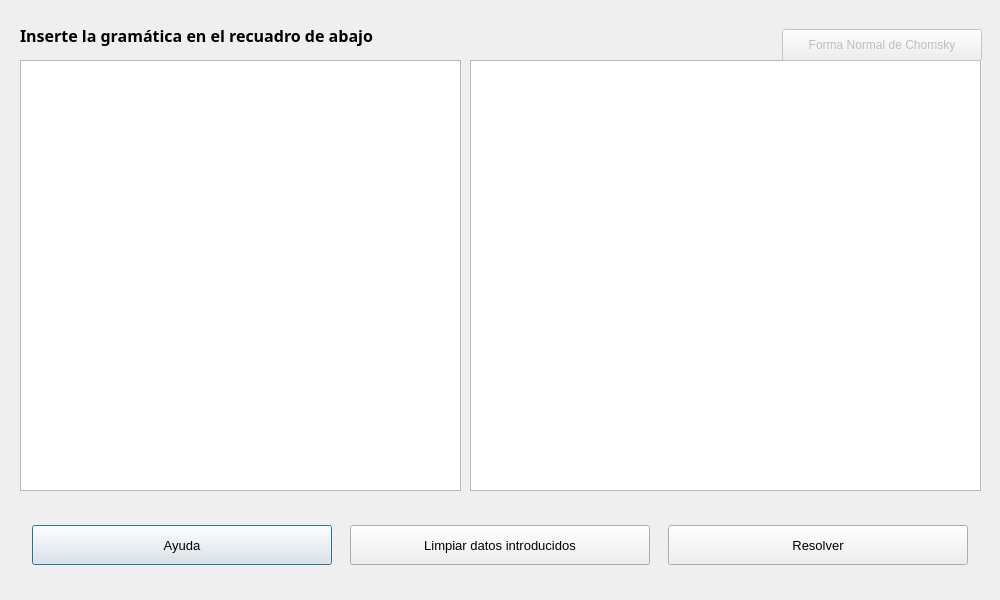
<?xml version="1.0" encoding="UTF-8"?>
<ui version="4.0">
 <class>Root</class>
 <widget class="QDialog" name="Root">
  <property name="geometry">
   <rect>
    <x>0</x>
    <y>0</y>
    <width>1000</width>
    <height>600</height>
   </rect>
  </property>
  <property name="windowTitle">
   <string>Generar gramática en FNC a partir de una GIC G - Por Joe &amp; Kliver</string>
  </property>
  <widget class="QWidget" name="horizontalLayoutWidget">
   <property name="geometry">
    <rect>
     <x>20</x>
     <y>510</y>
     <width>961</width>
     <height>71</height>
    </rect>
   </property>
   <layout class="QHBoxLayout" name="horizontalLayout">
    <item>
     <widget class="QPushButton" name="btnAyuda">
      <property name="minimumSize">
       <size>
        <width>0</width>
        <height>40</height>
       </size>
      </property>
      <property name="maximumSize">
       <size>
        <width>300</width>
        <height>16777215</height>
       </size>
      </property>
      <property name="font">
       <font>
        <pointsize>10</pointsize>
       </font>
      </property>
      <property name="text">
       <string>Ayuda</string>
      </property>
     </widget>
    </item>
    <item>
     <widget class="QPushButton" name="btnLimpiar">
      <property name="minimumSize">
       <size>
        <width>0</width>
        <height>40</height>
       </size>
      </property>
      <property name="maximumSize">
       <size>
        <width>300</width>
        <height>16777215</height>
       </size>
      </property>
      <property name="font">
       <font>
        <pointsize>10</pointsize>
       </font>
      </property>
      <property name="text">
       <string>Limpiar datos introducidos</string>
      </property>
     </widget>
    </item>
    <item>
     <widget class="QPushButton" name="btnResolver">
      <property name="minimumSize">
       <size>
        <width>0</width>
        <height>40</height>
       </size>
      </property>
      <property name="maximumSize">
       <size>
        <width>300</width>
        <height>16777215</height>
       </size>
      </property>
      <property name="font">
       <font>
        <pointsize>10</pointsize>
       </font>
      </property>
      <property name="text">
       <string>Resolver</string>
      </property>
     </widget>
    </item>
   </layout>
  </widget>
  <widget class="QTextEdit" name="tfGramatica">
   <property name="geometry">
    <rect>
     <x>20</x>
     <y>60</y>
     <width>441</width>
     <height>431</height>
    </rect>
   </property>
  </widget>
  <widget class="QLabel" name="label">
   <property name="geometry">
    <rect>
     <x>20</x>
     <y>20</y>
     <width>431</width>
     <height>31</height>
    </rect>
   </property>
   <property name="font">
    <font>
     <family>Franklin Gothic Book</family>
     <pointsize>12</pointsize>
     <weight>75</weight>
     <bold>true</bold>
     <underline>false</underline>
     <strikeout>false</strikeout>
     <kerning>true</kerning>
    </font>
   </property>
   <property name="text">
    <string>Inserte la gramática en el recuadro de abajo</string>
   </property>
  </widget>
  <widget class="QTextEdit" name="tfFNC">
   <property name="enabled">
    <bool>true</bool>
   </property>
   <property name="geometry">
    <rect>
     <x>470</x>
     <y>60</y>
     <width>511</width>
     <height>431</height>
    </rect>
   </property>
   <property name="cursor" stdset="0">
    <cursorShape>PointingHandCursor</cursorShape>
   </property>
   <property name="readOnly">
    <bool>true</bool>
   </property>
   <property name="html">
    <string>&lt;!DOCTYPE HTML PUBLIC &quot;-//W3C//DTD HTML 4.0//EN&quot; &quot;http://www.w3.org/TR/REC-html40/strict.dtd&quot;&gt;
&lt;html&gt;&lt;head&gt;&lt;meta name=&quot;qrichtext&quot; content=&quot;1&quot; /&gt;&lt;style type=&quot;text/css&quot;&gt;
p, li { white-space: pre-wrap; }
&lt;/style&gt;&lt;/head&gt;&lt;body style=&quot; font-family:'MS Shell Dlg 2'; font-size:7.8pt; font-weight:400; font-style:normal;&quot;&gt;
&lt;p style=&quot;-qt-paragraph-type:empty; margin-top:0px; margin-bottom:0px; margin-left:0px; margin-right:0px; -qt-block-indent:0; text-indent:0px; font-size:8pt;&quot;&gt;&lt;br /&gt;&lt;/p&gt;&lt;/body&gt;&lt;/html&gt;</string>
   </property>
  </widget>
  <widget class="QPushButton" name="pushButton">
   <property name="enabled">
    <bool>false</bool>
   </property>
   <property name="geometry">
    <rect>
     <x>782</x>
     <y>29</y>
     <width>200</width>
     <height>32</height>
    </rect>
   </property>
   <property name="text">
    <string>Forma Normal de Chomsky</string>
   </property>
  </widget>
 </widget>
 <resources/>
 <connections/>
</ui>
